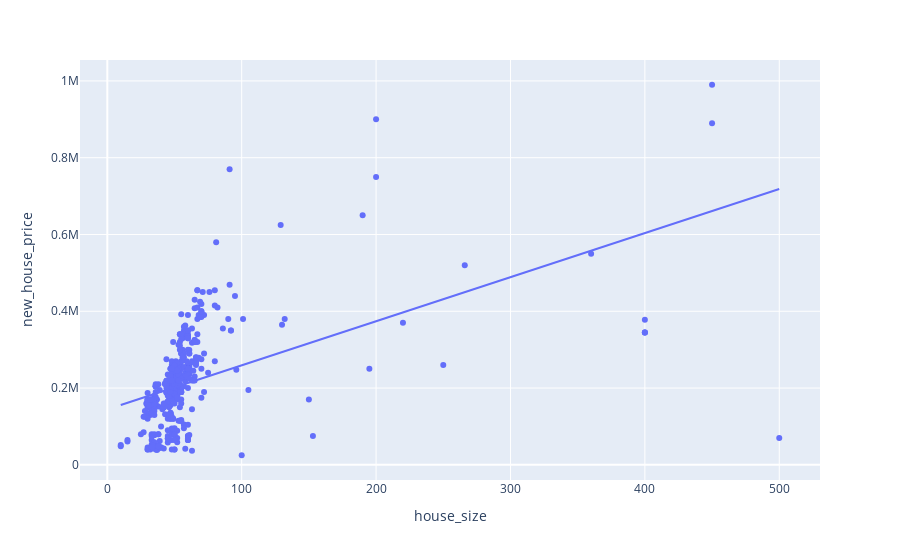

Notebook code cell kept with this figure:
### Code cell
df = df_samambaia_filtered[(df_samambaia_filtered[HOUSE_CONDOMI_VALUE] > 1) & (df_samambaia_filtered[HOUSE_CONDOMI_VALUE] < 2000) & (df_samambaia_filtered[HOUSE_SIZE] > 0)]


px.scatter(df, x=HOUSE_SIZE, y=HOUSE_PRICE, trendline='ols')

### Figure 1 — Plotly figure (JSON) as saved in the notebook; plotly's stock layout.template omitted (floating-point values rounded to 4 significant figures; data arrays with more than 128 entries replaced by an {"elided": "..."} marker saying what was removed)
{"data": [{"hovertemplate": "house_size=%{x}<br>new_house_price=%{y}<extra></extra>", "legendgroup": "", "marker": {"color": "#636efa", "symbol": "circle"}, "mode": "markers", "name": "", "orientation": "v", "showlegend": false, "type": "scatter", "x": {"elided": "458 int values"}, "xaxis": "x", "y": {"elided": "458 int values"}, "yaxis": "y"}, {"hovertemplate": "<b>OLS trendline</b><br>new_house_price = 1148.76 * house_size + 144264<br>R<sup>2</sup>=0.262023<br><br>house_size=%{x}<br>new_house_price=%{y} <b>(trend)</b><extra></extra>", "legendgroup": "", "marker": {"color": "#636efa", "symbol": "circle"}, "mode": "lines", "name": "", "showlegend": false, "type": "scatter", "x": {"elided": "458 int values"}, "xaxis": "x", "y": {"elided": "458 float values"}, "yaxis": "y"}], "layout": {"legend": {"tracegroupgap": 0}, "margin": {"t": 60}, "xaxis": {"anchor": "y", "domain": [0, 1], "title": {"text": "house_size"}}, "yaxis": {"anchor": "x", "domain": [0, 1], "title": {"text": "new_house_price"}}}}
